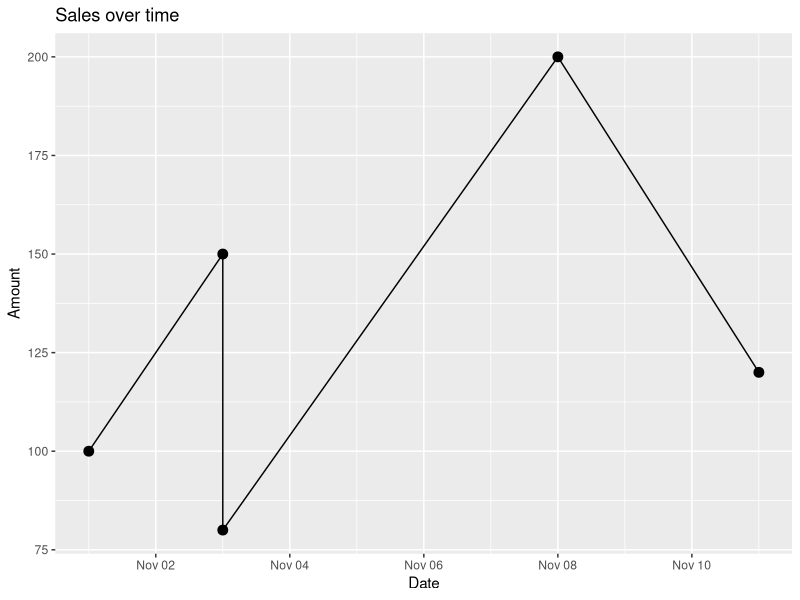

Here is the R script that generated this plot:
## ---- chunk 1
#| label: setup
#| include: false
knitr::opts_chunk$set(
  echo = TRUE,
  message = FALSE,
  warning = FALSE,
  fig.width = 6,
  fig.height = 3.6,
  fig.align = "center",
  dpi = 120,
  error = TRUE,
  fig.path = "_figs/lubridate-dates/"
)
library(tidyverse)
## ---- chunk 2
x <- "2026-11-11"
class(x)
## ---- chunk 3
library(tidyverse)
library(lubridate)
## ---- chunk 4
class(as.Date("2026-11-11"))
class(as.POSIXct("2026-11-11 14:30:00", tz = "UTC"))
class(strptime("2026-11-11 14:30:00", format = "%Y-%m-%d %H:%M:%S", tz = "UTC"))
class(parse_time("14:30:00"))
## ---- chunk 5
ymd("2017-01-31")
ymd_hms("2017-01-31 20:11:59")
## ---- chunk 6
class(as.Date("2026-11-11") - as.Date("2026-11-01"))
class(ddays(1))
class(days(1))
class(interval(ymd("2026-11-01"), ymd("2026-11-11")))
## ---- chunk 7
x <- "2026-11-11"
d <- as.Date(x)
d
class(d)
## ---- chunk 8
as.Date("11/25/2026", format = "%m/%d/%Y")
as.Date("25-Nov-2026", format = "%d-%b-%Y")
## ---- chunk 9
dt <- as.POSIXct(
  "2026-11-11 14:30:00",
  format = "%Y-%m-%d %H:%M:%S",
  tz = "UTC"
)
dt
class(dt)
## ---- chunk 10
lt <- strptime(
  "11/25/2026 14:30",
  format = "%m/%d/%Y %H:%M",
  tz = "UTC"
)
lt
class(lt)
## ---- chunk 11
d <- as.Date("2026-11-11")
format(d, "%B %d, %Y")
format(d, "%Y")
class(format(d, "%Y"))
## ---- chunk 12
parse_date("2026-11-11")
parse_date("11/25/2026", format = "%m/%d/%Y")

parse_datetime("2026-11-11 14:30:00")

parse_time("14:30:00")
parse_time("2:30pm")
## ---- chunk 13
#| warning: true
dates <- parse_date(c("2026-11-11", "2026-13-25", "2026-12-01"))
dates
problems(dates)
## ---- chunk 14
ymd("2026-11-25")
mdy("11/25/2026")
dmy("25/11/2026")

ymd("2017-01-31")
mdy("January 31st, 2017")
dmy("31-Jan-2017")
## ---- chunk 15
x <- "11/25/2026"
as.Date(x, format = "%m/%d/%Y")
parse_date(x, format = "%m/%d/%Y")
mdy(x)
## ---- chunk 16
ymd_hms("2026-11-11 14:30:45", tz = "UTC")
ymd_hm("2026-11-11 14:30", tz = "UTC")
mdy_hms("11/11/2026 14:30:45", tz = "UTC")
dmy_hm("11 November 2026 14:30", tz = "UTC")

ymd_hms("2017-01-31 20:11:59")
mdy_hm("01/31/2017 08:15")
## ---- chunk 17
make_date(2017, 1, 31)
make_datetime(2017, 1, 31, 20, 11, 59)
## ---- chunk 18
d <- ymd("2026-11-11")
year(d)
month(d)
day(d)
month(d, label = TRUE)
wday(d, label = TRUE)
## ---- chunk 19
dt <- ymd_hms("2016-07-08 12:34:56")
year(dt)
month(dt)
month(dt, label = TRUE)
day(dt)
wday(dt)
wday(dt, label = TRUE)
hour(dt)
yday(dt)
quarter(dt)
## ---- chunk 20
format(d, "%Y")
class(format(d, "%Y"))
year(d)
class(year(d))
## ---- chunk 21
d <- ymd("2026-11-11")
year(d) <- 2027
d
month(d) <- 12
d
## ---- chunk 22
d <- ymd("2026-11-11")
d + days(10)
d + months(2)
d + years(1)
## ---- chunk 23
start <- ymd("2026-11-01")
end <- ymd("2026-11-11")
end - start
## ---- chunk 24
interval(start, end)
time_length(interval(start, end), unit = "days")
## ---- chunk 25
d <- ymd("2026-11-11")
floor_date(d, unit = "month")
ceiling_date(d, unit = "month")
## ---- chunk 26
ddays(1)
days(1)
years(1)

ymd("2016-01-01") + ddays(365)
ymd("2016-01-01") + days(365)
ymd("2016-01-01") + years(1)
ymd("2016-01-01") + dyears(1)
## ---- chunk 27
int <- interval(ymd("2004-01-01"), ymd("2018-12-21"))
int
as.duration(int)
## ---- chunk 28
dt <- ymd_hms("2026-11-11 14:30:00", tz = "UTC")
with_tz(dt, "America/New_York")
force_tz(dt, "America/New_York")
## ---- chunk 29
x <- ymd_hms("2020-03-08 01:30:00")
x
force_tz(x, "America/New_York")
with_tz(x, "America/New_York")
## ---- chunk 30
toy <- tibble(
  start = mdy_hm(c("3/13/2016 1:30", "3/13/2016 1:30")),
  end   = mdy_hm(c("3/13/2016 3:30", "3/13/2016 3:30"))
)
toy |>
  mutate(
    start_ny = force_tz(start, "America/New_York"),
    end_ny = force_tz(end, "America/New_York"),
    hours_utc = as.numeric(end - start, units = "hours"),
    hours_ny = as.numeric(end_ny - start_ny, units = "hours")
  ) |>
  select(hours_utc, hours_ny)
## ---- chunk 31
sales <- tibble(
  customer = c("A", "B", "C", "D", "E"),
  date_string = c(
    "11/01/2026",
    "11/03/2026",
    "11/03/2026",
    "11/08/2026",
    "11/11/2026"
  ),
  amount = c(100, 150, 80, 200, 120)
)

sales <- sales |>
  mutate(
    date = mdy(date_string),
    year = year(date),
    month = month(date),
    weekday = wday(date, label = TRUE)
  )

sales
## ---- chunk 32
sales |>
  group_by(weekday) |>
  summarise(total_sales = sum(amount), .groups = "drop")
## ---- chunk 33
#| label: sales-plot
#| fig-alt: "Sales amounts from November 1 to November 11, 2026, with two points on November 3."
sales |>
  ggplot(aes(x = date, y = amount)) +
  geom_point(size = 3) +
  geom_line(group = 1) +
  labs(title = "Sales over time", x = "Date", y = "Amount")
## ---- chunk 34
events <- tribble(
  ~year, ~month, ~day,
  2009,     12,   31,
  2010,      1,   15,
  2010,      2,    1,
  2010,      3,   10
)
